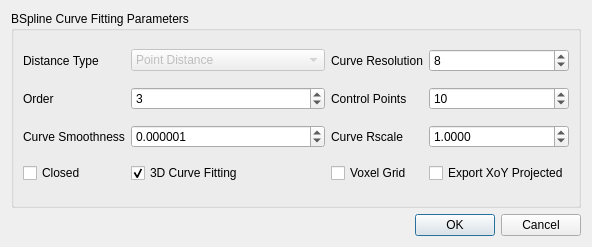
<?xml version="1.0" encoding="UTF-8"?>
<ui version="4.0">
 <class>NurbsCurveFittingDlg</class>
 <widget class="QDialog" name="NurbsCurveFittingDlg">
  <property name="geometry">
   <rect>
    <x>0</x>
    <y>0</y>
    <width>528</width>
    <height>247</height>
   </rect>
  </property>
  <property name="sizePolicy">
   <sizepolicy hsizetype="Fixed" vsizetype="Fixed">
    <horstretch>0</horstretch>
    <verstretch>0</verstretch>
   </sizepolicy>
  </property>
  <property name="windowTitle">
   <string>Nurbs Curve Fitting</string>
  </property>
  <layout class="QVBoxLayout" name="verticalLayout">
   <item>
    <widget class="QGroupBox" name="groupBox_2">
     <property name="title">
      <string>BSpline Curve Fitting Parameters</string>
     </property>
     <layout class="QGridLayout" name="gridLayout">
      <item row="1" column="0">
       <widget class="QLabel" name="label_16">
        <property name="text">
         <string>Order</string>
        </property>
       </widget>
      </item>
      <item row="1" column="4">
       <widget class="QLabel" name="label_15">
        <property name="text">
         <string>Control Points</string>
        </property>
       </widget>
      </item>
      <item row="0" column="0">
       <widget class="QLabel" name="label_4">
        <property name="text">
         <string>Distance Type</string>
        </property>
       </widget>
      </item>
      <item row="1" column="1">
       <widget class="QSpinBox" name="orderSpinBox">
        <property name="minimum">
         <number>1</number>
        </property>
        <property name="maximum">
         <number>64</number>
        </property>
        <property name="value">
         <number>3</number>
        </property>
       </widget>
      </item>
      <item row="2" column="2">
       <spacer name="horizontalSpacer">
        <property name="orientation">
         <enum>Qt::Horizontal</enum>
        </property>
        <property name="sizeHint" stdset="0">
         <size>
          <width>40</width>
          <height>20</height>
         </size>
        </property>
       </spacer>
      </item>
      <item row="0" column="5">
       <widget class="QSpinBox" name="curveResolutionSpinBox">
        <property name="prefix">
         <string/>
        </property>
        <property name="minimum">
         <number>1</number>
        </property>
        <property name="maximum">
         <number>64</number>
        </property>
        <property name="value">
         <number>8</number>
        </property>
       </widget>
      </item>
      <item row="2" column="1">
       <widget class="QDoubleSpinBox" name="curveSmoothnessSpinBox">
        <property name="decimals">
         <number>6</number>
        </property>
        <property name="minimum">
         <double>0.000000000000000</double>
        </property>
        <property name="maximum">
         <double>1000.000000000000000</double>
        </property>
        <property name="singleStep">
         <double>0.010000000000000</double>
        </property>
        <property name="value">
         <double>0.000001000000000</double>
        </property>
       </widget>
      </item>
      <item row="0" column="1">
       <widget class="QComboBox" name="minimizationMethodsCombo">
        <property name="enabled">
         <bool>false</bool>
        </property>
        <item>
         <property name="text">
          <string>Point Distance</string>
         </property>
        </item>
        <item>
         <property name="text">
          <string>Tangent Distance</string>
         </property>
        </item>
        <item>
         <property name="text">
          <string>Squared Distance</string>
         </property>
        </item>
        <item>
         <property name="text">
          <string>Asymmetric Point Distance</string>
         </property>
        </item>
        <item>
         <property name="text">
          <string>Asymmetric Squared Distance</string>
         </property>
        </item>
       </widget>
      </item>
      <item row="3" column="4">
       <widget class="QCheckBox" name="useVoxelGridCheckBox">
        <property name="enabled">
         <bool>true</bool>
        </property>
        <property name="text">
         <string>Voxel Grid</string>
        </property>
        <property name="checked">
         <bool>false</bool>
        </property>
       </widget>
      </item>
      <item row="0" column="4">
       <widget class="QLabel" name="label">
        <property name="text">
         <string>Curve Resolution</string>
        </property>
       </widget>
      </item>
      <item row="2" column="5">
       <widget class="QDoubleSpinBox" name="curveRscaleSpinBox">
        <property name="decimals">
         <number>4</number>
        </property>
        <property name="minimum">
         <double>0.000000000000000</double>
        </property>
        <property name="maximum">
         <double>10000.000000000000000</double>
        </property>
        <property name="singleStep">
         <double>0.010000000000000</double>
        </property>
        <property name="value">
         <double>1.000000000000000</double>
        </property>
       </widget>
      </item>
      <item row="1" column="5">
       <widget class="QSpinBox" name="controlPointsSpinBox">
        <property name="maximum">
         <number>1000</number>
        </property>
        <property name="value">
         <number>10</number>
        </property>
       </widget>
      </item>
      <item row="2" column="0">
       <widget class="QLabel" name="label_10">
        <property name="text">
         <string>Curve Smoothness</string>
        </property>
       </widget>
      </item>
      <item row="3" column="5">
       <widget class="QCheckBox" name="exportProjectedCloudCheckBox">
        <property name="enabled">
         <bool>true</bool>
        </property>
        <property name="text">
         <string>Export XoY Projected</string>
        </property>
       </widget>
      </item>
      <item row="3" column="0">
       <widget class="QCheckBox" name="closedCurveCheckBox">
        <property name="text">
         <string>Closed</string>
        </property>
       </widget>
      </item>
      <item row="2" column="4">
       <widget class="QLabel" name="label_14">
        <property name="text">
         <string>Curve Rscale</string>
        </property>
       </widget>
      </item>
      <item row="3" column="1">
       <widget class="QCheckBox" name="curve3DFittingCheckBox">
        <property name="text">
         <string>3D Curve Fitting</string>
        </property>
        <property name="checked">
         <bool>true</bool>
        </property>
       </widget>
      </item>
     </layout>
    </widget>
   </item>
   <item>
    <widget class="QDialogButtonBox" name="buttonBox">
     <property name="orientation">
      <enum>Qt::Horizontal</enum>
     </property>
     <property name="standardButtons">
      <set>QDialogButtonBox::Cancel|QDialogButtonBox::Ok</set>
     </property>
    </widget>
   </item>
  </layout>
 </widget>
 <resources>
  <include location="../../../qPCL.qrc"/>
 </resources>
 <connections>
  <connection>
   <sender>buttonBox</sender>
   <signal>accepted()</signal>
   <receiver>NurbsCurveFittingDlg</receiver>
   <slot>accept()</slot>
   <hints>
    <hint type="sourcelabel">
     <x>132</x>
     <y>159</y>
    </hint>
    <hint type="destinationlabel">
     <x>215</x>
     <y>92</y>
    </hint>
   </hints>
  </connection>
  <connection>
   <sender>buttonBox</sender>
   <signal>rejected()</signal>
   <receiver>NurbsCurveFittingDlg</receiver>
   <slot>reject()</slot>
   <hints>
    <hint type="sourcelabel">
     <x>132</x>
     <y>159</y>
    </hint>
    <hint type="destinationlabel">
     <x>132</x>
     <y>92</y>
    </hint>
   </hints>
  </connection>
  <connection>
   <sender>curve3DFittingCheckBox</sender>
   <signal>toggled(bool)</signal>
   <receiver>minimizationMethodsCombo</receiver>
   <slot>setDisabled(bool)</slot>
   <hints>
    <hint type="sourcelabel">
     <x>178</x>
     <y>180</y>
    </hint>
    <hint type="destinationlabel">
     <x>178</x>
     <y>53</y>
    </hint>
   </hints>
  </connection>
 </connections>
</ui>
